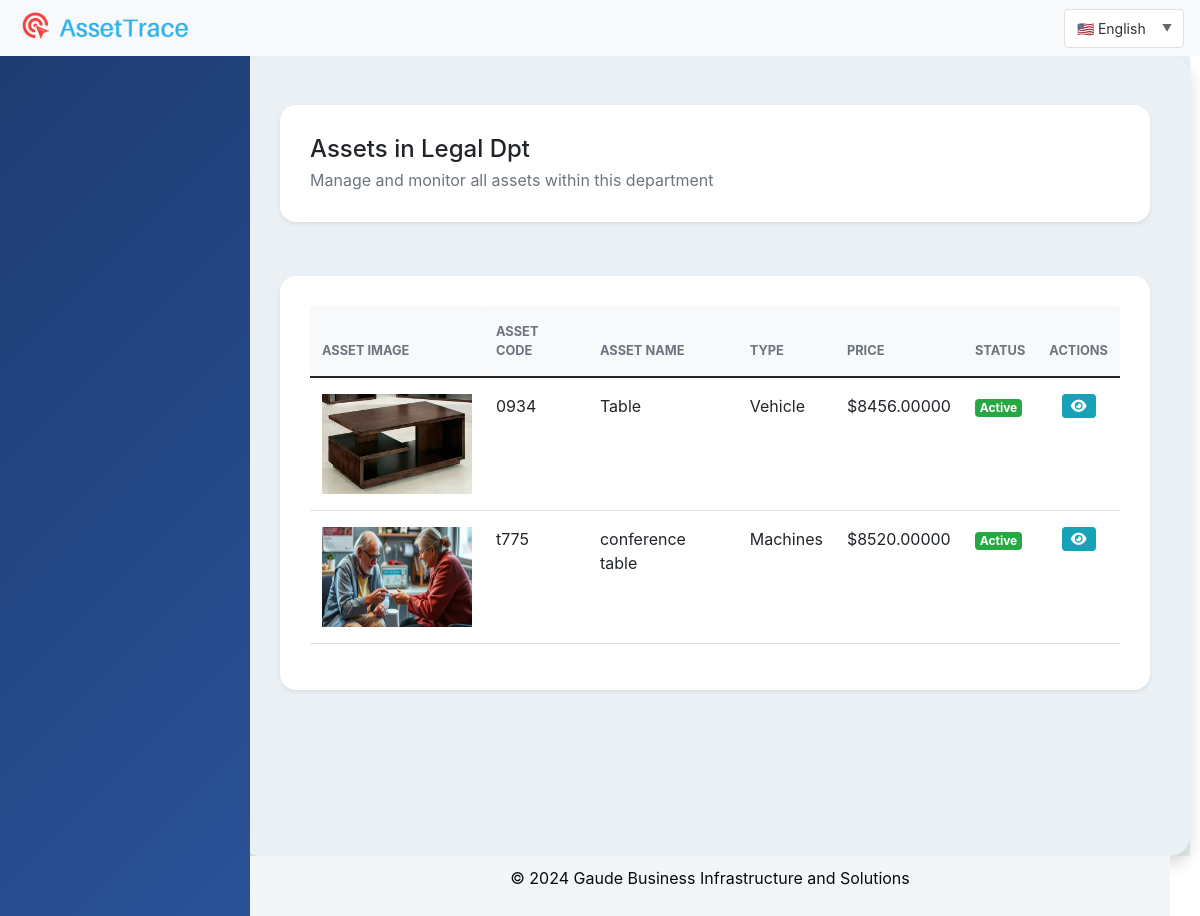
/department/1/, run on the app's committed database.
### authentication/models.py (models this page shows, shortened)
class Departments(models.Model):
    dpt_name=models.CharField(max_length=255,unique=True)
    branch=models.ForeignKey(Branches,on_delete=models.CASCADE)
    qr_code = models.ImageField(upload_to='department_qr_codes/', blank=True, null=True)

### asset_App/models.py (models this page shows, shortened)
class AssetData(models.Model):
    asset_type = models.ForeignKey(AssetType, on_delete=models.CASCADE, related_name='assets')
    asset_code=models.CharField(max_length=200,unique=True)
    office=models.ForeignKey(HeadOffice,on_delete=models.CASCADE)
    branch=models.ForeignKey(Branches,on_delete=models.CASCADE)
    department=models.ForeignKey(Departments,on_delete=models.CASCADE)
    asset_name = models.CharField(max_length=200)
    model = models.CharField(max_length=200,null=True,blank=True)
    serial_number = models.CharField(max_length=200, unique=True,null=True,blank=True)
    purchase_date = models.DateField(null=True,blank=True)
    warranty_info = models.CharField(max_length=200,null=True,blank=True)
    price = models.DecimalField(max_digits=30, decimal_places=5)
    is_sold = models.BooleanField(default=False)
    custodian=models.CharField(max_length=30,null=True,blank=True)
    sold_date = models.DateField(null=True, blank=True)  # New field to track sold date
    verified=models.BooleanField(default=False)
    def __str__(self) -> str:
        return self.asset_name
    class Meta:
        ordering = ['-purchase_date']

class AssetImage(models.Model):
    asset = models.ForeignKey(AssetData, on_delete=models.CASCADE, related_name='images')
    image = models.ImageField(upload_to='images')

class AssetType(models.Model):
    name = models.CharField(max_length=200,unique=True)
    office = models.ForeignKey(HeadOffice, on_delete=models.CASCADE, null=True, blank=True)
    def __str__(self) -> str:
        return self.name

### authentication/views.py (the view)
# urls.py: path('department/<int:department_id>/', views.department_detail, name='department_detail'),
def department_detail(request, department_id):
    department = get_object_or_404(Departments, id=department_id)
    assets = AssetData.objects.filter(department=department)  # Get all associated assets
    print('assets:',assets)
    return render(request, 'authentication/department_detail.html', {
        'department': department,
        'assets': assets,  # Pass the list of assets to the template
    })

### authentication/context_processors.py (called while the page is built, shortened)
def user_role(request):
    if request.user.is_authenticated:
        user = request.user
        if user.is_superuser:
            role = 'master'
        elif user.is_superadmin:
            role = 'super_admin'
        elif user.is_admin:
            role = 'admin'
        else:
            role = 'unknown'
    else:
        role = 'guest'
    return {'user_role': role}

def logo_context(request):
    if not request.user.is_authenticated:
        return {}

### templates/authentication/department_detail.html (shortened to what this page needs)
{% extends 'authentication/dashboard.html' %}
{% load i18n %}
{% block body %}
<div class="container-fluid py-4">
    <div class="row mb-4">
        <div class="col-12">
            <div class="card border-0 shadow-sm">
                <div class="card-body d-flex justify-content-between align-items-center">
                    <div>
                        <h4 class="mb-1">{% trans "Assets in" %} {{ department.dpt_name }}</h4>
                        <p class="text-muted mb-0">{% trans "Manage and monitor all assets within this department" %}</p>
                    </div>
                </div>
            </div>
        </div>
    </div>
    <div class="row">
        <div class="col-12">
            <div class="card border-0 shadow-sm">
                <div class="card-body">
                    {% if assets %}
                    <div class="table-responsive">
                        <table class="table table-hover align-middle">
                            <thead class="bg-light">
                                <tr>
                                    <th class="border-0 rounded-start">
                                        <div class="text-muted text-uppercase small fw-bold">{% trans "Asset Image" %}</div>
                                    </th>
                                    <th class="border-0 rounded-start">
                                        <div class="text-muted text-uppercase small fw-bold">{% trans "Asset Code" %}</div>
                                    </th>
                                    <th class="border-0">
                                        <div class="text-muted text-uppercase small fw-bold">{% trans "Asset Name" %}</div>
                                    </th>
                                    <th class="border-0">
                                        <div class="text-muted text-uppercase small fw-bold">{% trans "Type" %}</div>
                                    </th>
                                    <th class="border-0">
                                        <div class="text-muted text-uppercase small fw-bold">{% trans "Price" %}</div>
                                    </th>
                                    <th class="border-0">
                                        <div class="text-muted text-uppercase small fw-bold">{% trans "Status" %}</div>
                                    </th>
                                    <th class="border-0 rounded-end">
                                        <div class="text-muted text-uppercase small fw-bold">{% trans "Actions" %}</div>
                                    </th>
                                </tr>
                            </thead>
                            <tbody>
                                {% for asset in assets %}
                                <tr class="align-middle">
                                    <td>
                                        <img src="{{ asset.images.first.image.url }}" alt="" style="height: 100px;width:150px;">
                                    </td>
                                    <td>{{ asset.asset_code }}</td>
                                    <td>{{ asset.asset_name }}</td>
                                    <td>{{ asset.asset_type }}</td>
                                    <td>${{ asset.price }}</td>
                                    <td>
                                        {% if asset.is_sold %}
                                        <span class="badge bg-danger">{% trans "Sold" %}</span>
                                        {% else %}
                                        <span class="badge bg-success">{% trans "Active" %}</span>
                                        {% endif %}
                                    </td>
                                    <td>
                                        <div class="d-flex gap-2 justify-content-center">
                                            <a href="{% url 'asset_detail' asset.id %}" class="btn btn-info btn-sm" data-bs-toggle="tooltip" title="{% trans 'View Asset' %}">
                                                <i class="fas fa-eye"></i>
                                            </a>
                                        </div>
                                    </td>
                                </tr>
                                {% endfor %}
                            </tbody>
                        </table>
                    </div>
                    {% endif %}
                </div>
            </div>
        </div>
    </div>
</div>
<link rel="stylesheet" href="https://cdn.jsdelivr.net/npm/sweetalert2@11/dist/sweetalert2.min.css">
{% endblock %}

### static/css/style.css (style rules this page uses)
body { font-family: 'Wittgenstein', sans-serif; background-color: #babcbd; padding-top: 56px; }
.card { padding: 10px; margin: 15px; border-radius: 10px; }
.card a { text-decoration: none; }

### templates/authentication/department_detail.html (style rules this page uses)
.btn { display: inline-flex; align-items: center; justify-content: center; gap: 0.5rem; padding: 0.5rem 1rem; transition: all 0.2s ease; }
.btn-sm { padding: 0.25rem 0.5rem; }
.table th, .table td { padding-top: 1rem; padding-bottom: 1rem; }
.card { animation: fadeIn 0.6s ease-out forwards; border-radius: 1rem; }

### data on the page
Departments: dpt_name "Legal Dpt"
AssetData: images.first.image (picture), asset_code "0934", asset_name "Table", asset_type "Vehicle", price "8456.00000"
AssetData: images.first.image (picture), asset_code "t775", asset_name "conference table", asset_type "Machines", price "8520.00000"
